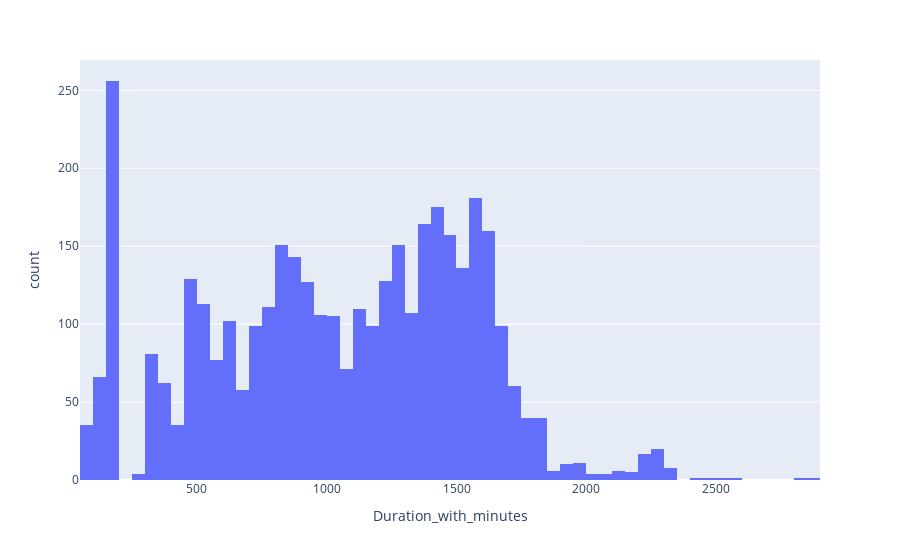

This figure's notebook cell:
### Code cell
px.histogram(data_frame=df,x="Duration_with_minutes")

### Figure 1 — Plotly figure (JSON) as saved in the notebook; plotly's stock layout.template omitted (floating-point values rounded to 4 significant figures; data arrays with more than 128 entries replaced by an {"elided": "..."} marker saying what was removed)
{"data": [{"alignmentgroup": "True", "bingroup": "x", "hovertemplate": "Duration_with_minutes=%{x}<br>count=%{y}<extra></extra>", "legendgroup": "", "marker": {"color": "#636efa", "pattern": {"shape": ""}}, "name": "", "offsetgroup": "", "orientation": "v", "showlegend": false, "type": "histogram", "x": {"elided": "3835 int values"}, "xaxis": "x", "yaxis": "y"}], "layout": {"barmode": "relative", "legend": {"tracegroupgap": 0}, "margin": {"t": 60}, "xaxis": {"anchor": "y", "domain": [0, 1], "title": {"text": "Duration_with_minutes"}}, "yaxis": {"anchor": "x", "domain": [0, 1], "title": {"text": "count"}}}}
